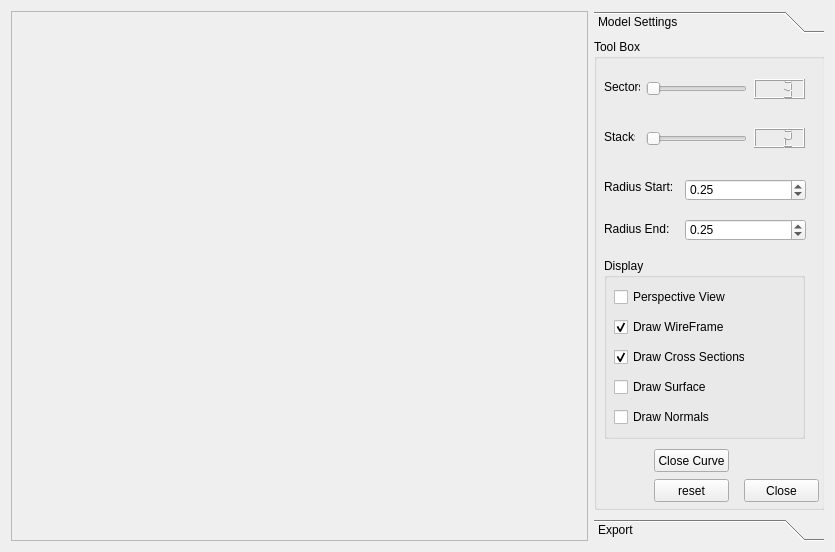
<?xml version="1.0" encoding="UTF-8"?>
<ui version="4.0">
 <class>frmMain</class>
 <widget class="QWidget" name="frmMain">
  <property name="geometry">
   <rect>
    <x>0</x>
    <y>0</y>
    <width>835</width>
    <height>548</height>
   </rect>
  </property>
  <property name="windowTitle">
   <string>Pourya Shirazian - Computer Graphics LAB FrameWork</string>
  </property>
  <layout class="QHBoxLayout" name="horizontalLayout">
   <item>
    <widget class="QScrollArea" name="glWidgetArea">
     <property name="sizePolicy">
      <sizepolicy hsizetype="Ignored" vsizetype="Ignored">
       <horstretch>0</horstretch>
       <verstretch>0</verstretch>
      </sizepolicy>
     </property>
     <property name="verticalScrollBarPolicy">
      <enum>Qt::ScrollBarAlwaysOff</enum>
     </property>
     <property name="horizontalScrollBarPolicy">
      <enum>Qt::ScrollBarAlwaysOff</enum>
     </property>
     <property name="widgetResizable">
      <bool>true</bool>
     </property>
     <widget class="QWidget" name="scrollAreaWidgetContents">
      <property name="geometry">
       <rect>
        <x>0</x>
        <y>0</y>
        <width>579</width>
        <height>528</height>
       </rect>
      </property>
     </widget>
    </widget>
   </item>
   <item>
    <widget class="QToolBox" name="toolBox">
     <property name="sizePolicy">
      <sizepolicy hsizetype="Fixed" vsizetype="Fixed">
       <horstretch>0</horstretch>
       <verstretch>0</verstretch>
      </sizepolicy>
     </property>
     <property name="minimumSize">
      <size>
       <width>230</width>
       <height>530</height>
      </size>
     </property>
     <property name="currentIndex">
      <number>0</number>
     </property>
     <widget class="QWidget" name="tsSettings">
      <property name="geometry">
       <rect>
        <x>0</x>
        <y>0</y>
        <width>230</width>
        <height>476</height>
       </rect>
      </property>
      <attribute name="label">
       <string>Model Settings</string>
      </attribute>
      <widget class="QGroupBox" name="groupBox">
       <property name="geometry">
        <rect>
         <x>0</x>
         <y>0</y>
         <width>231</width>
         <height>471</height>
        </rect>
       </property>
       <property name="title">
        <string>Tool Box</string>
       </property>
       <widget class="QPushButton" name="btnClose">
        <property name="geometry">
         <rect>
          <x>150</x>
          <y>440</y>
          <width>75</width>
          <height>23</height>
         </rect>
        </property>
        <property name="text">
         <string>Close</string>
        </property>
       </widget>
       <widget class="QPushButton" name="btnReset">
        <property name="geometry">
         <rect>
          <x>60</x>
          <y>440</y>
          <width>75</width>
          <height>23</height>
         </rect>
        </property>
        <property name="text">
         <string>reset</string>
        </property>
       </widget>
       <widget class="QLCDNumber" name="lcdNumber_2">
        <property name="geometry">
         <rect>
          <x>160</x>
          <y>89</y>
          <width>51</width>
          <height>20</height>
         </rect>
        </property>
        <property name="numDigits">
         <number>3</number>
        </property>
        <property name="value" stdset="0">
         <double>2.000000000000000</double>
        </property>
        <property name="intValue" stdset="0">
         <number>2</number>
        </property>
       </widget>
       <widget class="QLabel" name="label_3">
        <property name="geometry">
         <rect>
          <x>10</x>
          <y>140</y>
          <width>71</width>
          <height>16</height>
         </rect>
        </property>
        <property name="text">
         <string>Radius Start:</string>
        </property>
       </widget>
       <widget class="QDoubleSpinBox" name="seRadiusStart">
        <property name="geometry">
         <rect>
          <x>91</x>
          <y>140</y>
          <width>121</width>
          <height>22</height>
         </rect>
        </property>
        <property name="singleStep">
         <double>0.010000000000000</double>
        </property>
        <property name="value">
         <double>0.250000000000000</double>
        </property>
       </widget>
       <widget class="QLabel" name="label">
        <property name="geometry">
         <rect>
          <x>10</x>
          <y>40</y>
          <width>36</width>
          <height>16</height>
         </rect>
        </property>
        <property name="text">
         <string>Sectors</string>
        </property>
       </widget>
       <widget class="QSlider" name="sectorSlider">
        <property name="geometry">
         <rect>
          <x>52</x>
          <y>40</y>
          <width>101</width>
          <height>19</height>
         </rect>
        </property>
        <property name="minimum">
         <number>3</number>
        </property>
        <property name="maximum">
         <number>30</number>
        </property>
        <property name="orientation">
         <enum>Qt::Horizontal</enum>
        </property>
       </widget>
       <widget class="QLCDNumber" name="lcdNumber">
        <property name="geometry">
         <rect>
          <x>160</x>
          <y>40</y>
          <width>51</width>
          <height>20</height>
         </rect>
        </property>
        <property name="numDigits">
         <number>3</number>
        </property>
        <property name="value" stdset="0">
         <double>3.000000000000000</double>
        </property>
       </widget>
       <widget class="QLabel" name="label_2">
        <property name="geometry">
         <rect>
          <x>10</x>
          <y>90</y>
          <width>31</width>
          <height>16</height>
         </rect>
        </property>
        <property name="text">
         <string>Stacks</string>
        </property>
       </widget>
       <widget class="QSlider" name="stackSlider">
        <property name="geometry">
         <rect>
          <x>52</x>
          <y>90</y>
          <width>101</width>
          <height>19</height>
         </rect>
        </property>
        <property name="minimum">
         <number>2</number>
        </property>
        <property name="maximum">
         <number>1000</number>
        </property>
        <property name="value">
         <number>2</number>
        </property>
        <property name="orientation">
         <enum>Qt::Horizontal</enum>
        </property>
       </widget>
       <widget class="QLabel" name="label_4">
        <property name="geometry">
         <rect>
          <x>10</x>
          <y>182</y>
          <width>71</width>
          <height>16</height>
         </rect>
        </property>
        <property name="text">
         <string>Radius End:</string>
        </property>
       </widget>
       <widget class="QDoubleSpinBox" name="seRadiusEnd">
        <property name="geometry">
         <rect>
          <x>91</x>
          <y>180</y>
          <width>121</width>
          <height>22</height>
         </rect>
        </property>
        <property name="singleStep">
         <double>0.010000000000000</double>
        </property>
        <property name="value">
         <double>0.250000000000000</double>
        </property>
       </widget>
       <widget class="QGroupBox" name="groupBox_2">
        <property name="geometry">
         <rect>
          <x>10</x>
          <y>219</y>
          <width>201</width>
          <height>181</height>
         </rect>
        </property>
        <property name="title">
         <string>Display</string>
        </property>
        <widget class="QCheckBox" name="chkWireFrame">
         <property name="geometry">
          <rect>
           <x>10</x>
           <y>60</y>
           <width>131</width>
           <height>18</height>
          </rect>
         </property>
         <property name="text">
          <string>Draw WireFrame</string>
         </property>
         <property name="checked">
          <bool>true</bool>
         </property>
        </widget>
        <widget class="QCheckBox" name="chkPerspective">
         <property name="geometry">
          <rect>
           <x>10</x>
           <y>30</y>
           <width>121</width>
           <height>18</height>
          </rect>
         </property>
         <property name="text">
          <string>Perspective View</string>
         </property>
        </widget>
        <widget class="QCheckBox" name="chkSurface">
         <property name="geometry">
          <rect>
           <x>10</x>
           <y>120</y>
           <width>131</width>
           <height>18</height>
          </rect>
         </property>
         <property name="text">
          <string>Draw Surface</string>
         </property>
        </widget>
        <widget class="QCheckBox" name="chkCrossSections">
         <property name="geometry">
          <rect>
           <x>10</x>
           <y>90</y>
           <width>131</width>
           <height>18</height>
          </rect>
         </property>
         <property name="text">
          <string>Draw Cross Sections</string>
         </property>
         <property name="checked">
          <bool>true</bool>
         </property>
        </widget>
        <widget class="QCheckBox" name="chkDrawNormals">
         <property name="geometry">
          <rect>
           <x>10</x>
           <y>150</y>
           <width>121</width>
           <height>18</height>
          </rect>
         </property>
         <property name="text">
          <string>Draw Normals</string>
         </property>
        </widget>
       </widget>
       <widget class="QPushButton" name="btnCloseCurve">
        <property name="geometry">
         <rect>
          <x>60</x>
          <y>410</y>
          <width>75</width>
          <height>23</height>
         </rect>
        </property>
        <property name="text">
         <string>Close Curve</string>
        </property>
       </widget>
      </widget>
     </widget>
     <widget class="QWidget" name="tsExport">
      <property name="geometry">
       <rect>
        <x>0</x>
        <y>0</y>
        <width>230</width>
        <height>476</height>
       </rect>
      </property>
      <attribute name="label">
       <string>Export</string>
      </attribute>
      <widget class="QPushButton" name="btnExportModel">
       <property name="geometry">
        <rect>
         <x>30</x>
         <y>20</y>
         <width>141</width>
         <height>23</height>
        </rect>
       </property>
       <property name="text">
        <string>Export Model Settings</string>
       </property>
      </widget>
     </widget>
    </widget>
   </item>
  </layout>
 </widget>
 <resources/>
 <connections>
  <connection>
   <sender>sectorSlider</sender>
   <signal>valueChanged(int)</signal>
   <receiver>lcdNumber</receiver>
   <slot>display(int)</slot>
   <hints>
    <hint type="sourcelabel">
     <x>741</x>
     <y>88</y>
    </hint>
    <hint type="destinationlabel">
     <x>762</x>
     <y>88</y>
    </hint>
   </hints>
  </connection>
  <connection>
   <sender>stackSlider</sender>
   <signal>valueChanged(int)</signal>
   <receiver>lcdNumber_2</receiver>
   <slot>display(int)</slot>
   <hints>
    <hint type="sourcelabel">
     <x>705</x>
     <y>131</y>
    </hint>
    <hint type="destinationlabel">
     <x>783</x>
     <y>139</y>
    </hint>
   </hints>
  </connection>
 </connections>
</ui>
